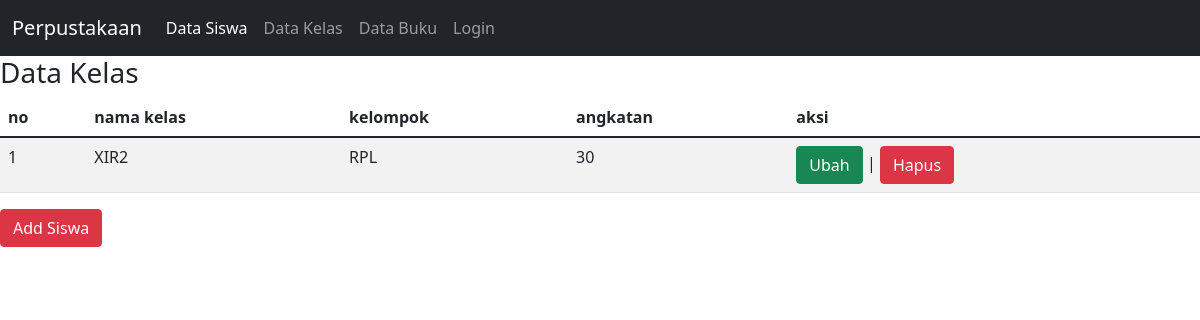
Page /perpustakaan/tampil_kelas.php on the committed database.
### tables this page shows
CREATE TABLE `siswa1` (
  `id_siswa` int(11) NOT NULL,
  `nama_siswa` varchar(100) NOT NULL,
  `tanggal_lahir` date NOT NULL,
  `gender` enum('L','P') NOT NULL,
  `alamat` text NOT NULL,
  `username` varchar(255) NOT NULL,
  `password` varchar(255) NOT NULL,
  `id_kelas` int(11) NOT NULL
);

CREATE TABLE `kelas1` (
  `id_kelas` int(11) NOT NULL,
  `nama_kelas` varchar(20) NOT NULL,
  `kelompok` varchar(20) NOT NULL,
  `angkatan` int(100) NOT NULL
);

### perpustakaan/tampil_kelas.php (the view, shortened to what this page needs)
<html>
<head>
    <link href="https://cdn.jsdelivr.net/npm/bootstrap@5.0.1/dist/css/bootstrap.min.css" rel="stylesheet">
</head>
<body>
<?php include 'navbar.php';?>
    <h3>Data Kelas</h3>
    <table class="table table-hover table-striped">
        <thead>
            <tr>
                <th>no</th>
                <th>nama kelas</th>
                <th>kelompok</th>
                <th>angkatan</th>
                <th>aksi</th>
            </tr>
        </thead>
        <tbody>
            <?php
            include "koneksi.php";
            $qry_siswa=mysqli_query($conn,"select * from siswa1 join kelas1 on kelas1.id_kelas=siswa1.id_kelas");
            $no=0;
            while($data_siswa=mysqli_fetch_array($qry_siswa)){
            $no++;?>
    <tr>
    <td><?=$no?></td>
    <td><?=$data_siswa['nama_kelas']?></td>
     <td><?=$data_siswa['kelompok']?></td>
     <td><?=$data_siswa['angkatan']?></td>
     <td>
    <a href="ubah_siswa.php?id_kelas=<?=$data_siswa['id_kelas']?>" class="btn btn-success">Ubah</a> | <a href="hapus.php?
    id_siswa=<?=$data_siswa['id_kelas']?>" onclick="return
    confirm('Apakah anda yakin menghapus data ini?')" class="btn btn-danger">Hapus</a></td>
    </tr>
    <?php
 }
    ?>
</tbody>
    </table>
<a href="tambah_kelas.php"><input type="button" name='' value="Add Siswa" class="btn btn-danger"></a>
</body>
</html>

### rows in the picture
siswa1: id_kelas.nama_kelas "XIR2", id_kelas.kelompok "RPL", id_kelas.angkatan "30"
